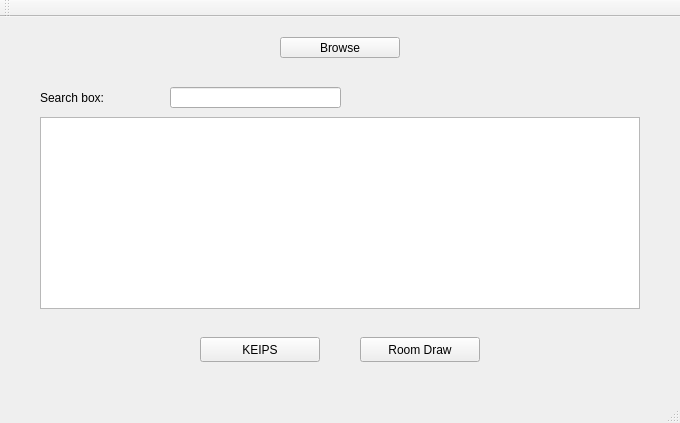
<?xml version="1.0" encoding="UTF-8"?>
<ui version="4.0">
 <class>KEREX</class>
 <widget class="QMainWindow" name="KEREX">
  <property name="geometry">
   <rect>
    <x>0</x>
    <y>0</y>
    <width>680</width>
    <height>423</height>
   </rect>
  </property>
  <property name="windowTitle">
   <string>KEREX</string>
  </property>
  <widget class="QWidget" name="centralWidget">
   <widget class="QPushButton" name="btn_roomdraw">
    <property name="geometry">
     <rect>
      <x>360</x>
      <y>320</y>
      <width>120</width>
      <height>25</height>
     </rect>
    </property>
    <property name="text">
     <string>Room Draw</string>
    </property>
   </widget>
   <widget class="QPushButton" name="btn_browse">
    <property name="geometry">
     <rect>
      <x>280</x>
      <y>20</y>
      <width>120</width>
      <height>21</height>
     </rect>
    </property>
    <property name="text">
     <string>Browse</string>
    </property>
   </widget>
   <widget class="QLineEdit" name="txt_search">
    <property name="geometry">
     <rect>
      <x>170</x>
      <y>70</y>
      <width>171</width>
      <height>21</height>
     </rect>
    </property>
   </widget>
   <widget class="QTextBrowser" name="txt_searchres">
    <property name="geometry">
     <rect>
      <x>40</x>
      <y>100</y>
      <width>600</width>
      <height>192</height>
     </rect>
    </property>
   </widget>
   <widget class="QPushButton" name="btn_keips">
    <property name="geometry">
     <rect>
      <x>200</x>
      <y>320</y>
      <width>120</width>
      <height>25</height>
     </rect>
    </property>
    <property name="text">
     <string>KEIPS</string>
    </property>
   </widget>
   <widget class="QLabel" name="label">
    <property name="geometry">
     <rect>
      <x>40</x>
      <y>70</y>
      <width>121</width>
      <height>21</height>
     </rect>
    </property>
    <property name="text">
     <string>Search box:</string>
    </property>
   </widget>
  </widget>
  <widget class="QMenuBar" name="menuBar">
   <property name="geometry">
    <rect>
     <x>0</x>
     <y>0</y>
     <width>680</width>
     <height>22</height>
    </rect>
   </property>
  </widget>
  <widget class="QToolBar" name="mainToolBar">
   <attribute name="toolBarArea">
    <enum>TopToolBarArea</enum>
   </attribute>
   <attribute name="toolBarBreak">
    <bool>false</bool>
   </attribute>
  </widget>
  <widget class="QStatusBar" name="statusBar"/>
 </widget>
 <layoutdefault spacing="6" margin="11"/>
 <resources/>
 <connections/>
</ui>
